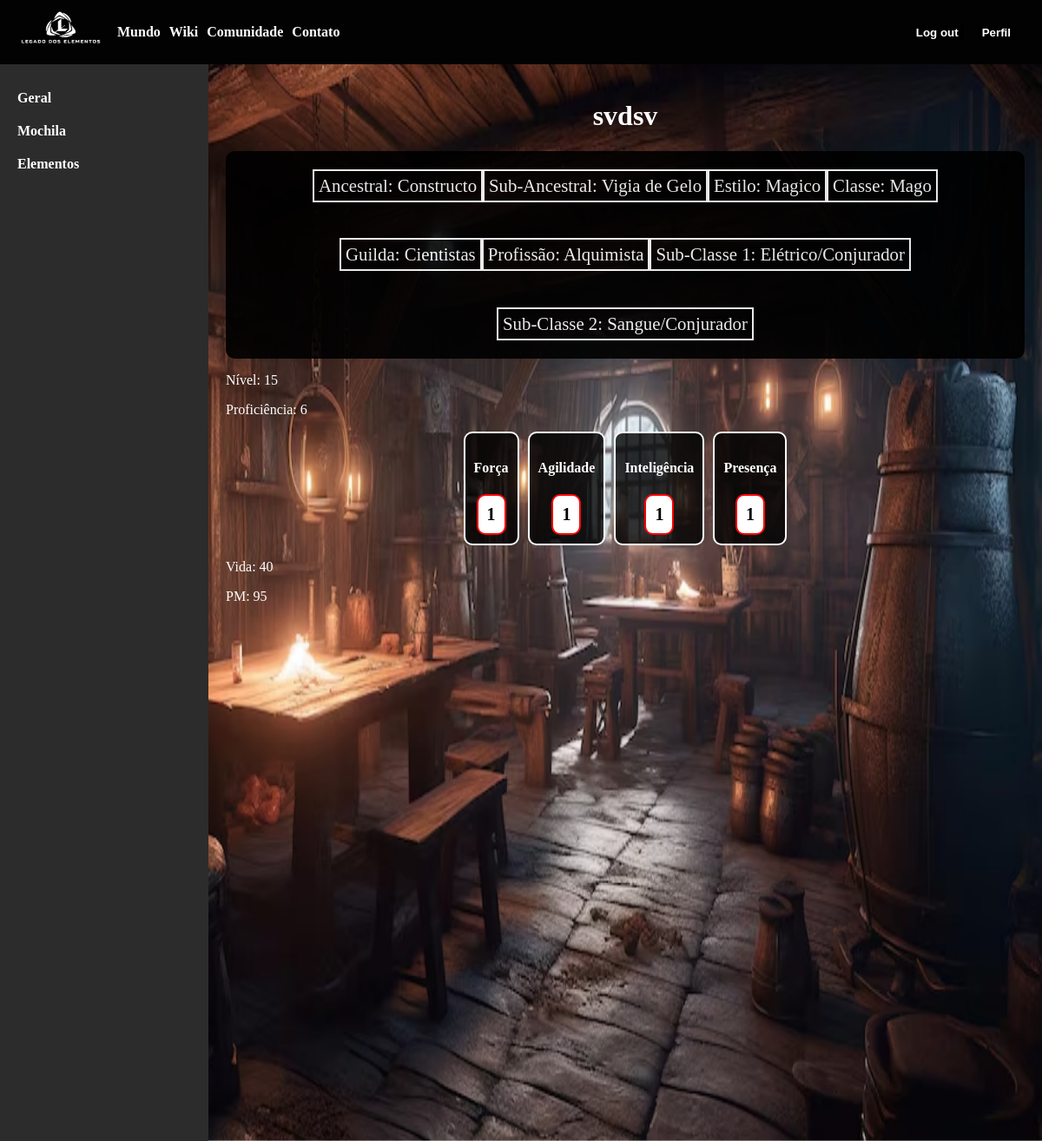
The app's page /ficha_personagem/3 (signed in) with its own data.
### ProjetoLE/models.py (models this page shows, shortened)
class Character(db.Model):
    id = db.Column(db.Integer, primary_key=True)
    name = db.Column(db.String(150), nullable=False)
    user_id = db.Column(db.Integer, db.ForeignKey('user.id'), nullable=False)
    ancestry_id = db.Column(db.Integer, db.ForeignKey('ancestry.id'), nullable=False)
    sub_ancestry_id = db.Column(db.Integer, db.ForeignKey('sub_ancestry.id'), nullable=False)
    estilo_id = db.Column(db.Integer, db.ForeignKey('estilo.id'), nullable=False)
    classe_id = db.Column(db.Integer, db.ForeignKey('classe.id'), nullable=False)
    sub_classe1_id = db.Column(db.Integer, db.ForeignKey('sub_classe.id'), nullable=False)
    sub_classe2_id = db.Column(db.Integer, db.ForeignKey('sub_classe.id'), nullable=False)
    guilda_id = db.Column(db.Integer, db.ForeignKey('guilda.id'), nullable=False)
    profissao_id = db.Column(db.Integer, db.ForeignKey('profissao.id'), nullable=False)
    level = db.Column(db.Integer, nullable=False, default=1)
    forca = db.Column(db.Integer, nullable=False, default=1)
    agilidade = db.Column(db.Integer, nullable=False, default=1)
    inteligencia = db.Column(db.Integer, nullable=False, default=1)
    presenca = db.Column(db.Integer, nullable=False, default=1)
    ancestry = db.relationship('Ancestry', backref='characters')
    sub_ancestry = db.relationship('SubAncestry', backref='characters')
    estilo = db.relationship('Estilo', backref='characters')
    classe = db.relationship('Classe', backref='characters')
    sub_classe1 = db.relationship('SubClasse', foreign_keys=[sub_classe1_id])
    sub_classe2 = db.relationship('SubClasse', foreign_keys=[sub_classe2_id])
    guilda = db.relationship('Guilda', backref='characters')
    profissao = db.relationship('Profissao', backref='characters')
    def calcular_vida(self):
        return self.classe.vida_inicial + (self.level * self.classe.vida_por_nivel)
    def calcular_pm(self):
        return self.classe.pm_inicial + (self.level * self.classe.pm_por_nivel)
    def calcular_proficiencia(self):
        return 3 + (self.level // 5)

class Ancestry(db.Model):
    id = db.Column(db.Integer, primary_key=True)
    name = db.Column(db.String(150), nullable=False)
    sub_ancestries = db.relationship('SubAncestry', backref='parent_ancestry', lazy=True)
    usa_pericias_sub_ancestral = db.Column(db.Boolean, default=False)
    pericias = db.relationship('Pericia', secondary=ancestry_pericia, back_populates='ancestries')

class SubAncestry(db.Model):
    id = db.Column(db.Integer, primary_key=True)
    name = db.Column(db.String(150), nullable=False)
    ancestry_id = db.Column(db.Integer, db.ForeignKey('ancestry.id'), nullable=False)
    elemento_id = db.Column(db.Integer, db.ForeignKey('elemento.id'), nullable=True)
    image_url = db.Column(db.String(200), nullable=True)
    ancestry = db.relationship('Ancestry', back_populates='sub_ancestries', overlaps="parent_ancestry")
    elemento = db.relationship('Elemento')

class Estilo(db.Model):
    id = db.Column(db.Integer, primary_key=True)
    name = db.Column(db.String(100), nullable=False)
    classes = db.relationship('Classe', backref='estilo', lazy=True)

class Classe(db.Model):
    id = Column(Integer, primary_key=True)
    name = Column(String(100), nullable=False)
    description = Column(String(200), nullable=True)
    estilo_id = Column(Integer, ForeignKey('estilo.id'), nullable=False)
    type_id1 = Column(Integer, ForeignKey('tipo_sub_classe.id'), nullable=False)
    type_id2 = Column(Integer, ForeignKey('tipo_sub_classe.id'), nullable=False)
    vida_inicial = db.Column(db.Integer, nullable=False, default=10)
    vida_por_nivel = db.Column(db.Integer, nullable=False, default=3)
    pm_inicial = db.Column(db.Integer, nullable=False, default=30)
    pm_por_nivel = db.Column(db.Integer, nullable=False, default=2)
    sub_classes1 = relationship('SubClasse', primaryjoin="foreign(Classe.type_id1)==SubClasse.tipo_id")
    sub_classes2 = relationship('SubClasse', primaryjoin="foreign(Classe.type_id2)==SubClasse.tipo_id")

class Guilda(db.Model):
    id = db.Column(db.Integer, primary_key=True)
    name = db.Column(db.String(150), unique=True, nullable=False)
    description = db.Column(db.String(500))
    profissoes = db.relationship('Profissao', backref='guilda', lazy=True)

class Profissao(db.Model):
    id = db.Column(db.Integer, primary_key=True)
    name = db.Column(db.String(150), unique=True, nullable=False)
    description = db.Column(db.String(500), nullable=True)
    guilda_id = db.Column(db.Integer, db.ForeignKey('guilda.id'), nullable=False)
    pericias = db.relationship('Pericia', secondary=profissao_pericia, back_populates='profissoes')

class SubClasse(db.Model):
    id = Column(Integer, primary_key=True)
    name = Column(String(100), nullable=False)
    description = Column(String(200), nullable=True)
    tipo_id = Column(Integer, ForeignKey('tipo_sub_classe.id'), nullable=False)
    elemento_id = db.Column(db.Integer, db.ForeignKey('elemento.id'), nullable=True)
    image_url = db.Column(db.String(200))
    tipo = relationship('TipoSubClasse')
    elemento = db.relationship('Elemento')

### ProjetoLE/routes.py (the view)
@main.route('/ficha_personagem/<int:character_id>', methods=['GET'])
@login_required
def ficha_personagem(character_id):
    character = Character.query.get_or_404(character_id)
    if character.user_id != current_user.id:
        flash('Você não tem permissão para acessar esta ficha.')
        return redirect(url_for('main.homepage'))
    sub_classe1 = SubClasse.query.get(character.sub_classe1_id)
    sub_classe1_elemento = Elemento.query.get(sub_classe1.elemento_id) if sub_classe1 else None
    sub_classe2 = SubClasse.query.get(character.sub_classe2_id)
    sub_classe2_elemento = Elemento.query.get(sub_classe2.elemento_id) if sub_classe2 else None
    elementos = [sub_classe1_elemento, sub_classe2_elemento]
    vantagens = []
    resistencias = []
    for elemento in elementos:
        if elemento:
            vantagens.extend(Vantagem.query.filter_by(elemento_id=elemento.id).all())
            resistencias.extend(Resistencia.query.filter_by(elemento_id=elemento.id).all())
    vida = character.calcular_vida()
    pm = character.calcular_pm()
    proficiencia = character.calcular_proficiencia()
    return render_template('ficha_personagem.html', character=character, elementos=elementos, vantagens=vantagens, resistencias=resistencias, vida=vida, pm=pm, proficiencia=proficiencia)

### ProjetoLE/__init__.py (called while the page is built)
@login_manager.user_loader
def load_user(user_id):
    from .models import User
    return User.query.get(int(user_id))

### ProjetoLE/templates/ficha_personagem.html (shortened to what this page needs)
<!DOCTYPE html>
<html lang="en">
<head>
    <link rel="stylesheet" href="{{ url_for('static', filename='css/ficha.css') }}">
</head>
<body>
    <img class="backgroundsite" src="{{ url_for('static', filename='img/LE background.png') }}" alt="Background Image" />
    <header>
        <div class="logo">
            <img class="LeLogoNome" src="{{ url_for('static', filename='img/logobranca.png') }}" alt="Logo" />
        </div>
        <div class="tdheader">
            <div class="links">
                <div><a href="#">Mundo</a></div>
                <div><a href="#">Wiki</a></div>
                <div><a href="#">Comunidade</a></div>
                <div><a href="#">Contato</a></div>
            </div>
            <div class="headerbuttons">
                <div>
                    <a href="{{ url_for('main.logout') }}">
                        <button class="logout">Log out</button>
                    </a>
                </div>
                <div>
                        <button class="play">Perfil</button>
                </div>
            </div>
        </div>
    </header>
    <div class="site">
        <div class="character-sheet">
            <div class="navbar">
                <a href="#" onclick="showSection('geral')">Geral</a>
                <a href="#" onclick="showSection('mochila')">Mochila</a>
                <a href="#" onclick="showSection('elementos')">Elementos</a>
            </div>
        </div>
        <div class="content">
            <div id="geral-section" class="section">
                <div class="resumo">
                    <div>
                        <h1>{{ character.name }}</h1>
                    </div>
                    <div class="resumo_personagem">
                        <p class="caixaresumo">Ancestral: {{ character.ancestry.name }}</p>
                        <p class="caixaresumo">Sub-Ancestral: {{ character.sub_ancestry.name }}</p>
                        <p class="caixaresumo">Estilo: {{ character.estilo.name }}</p>
                        <p class="caixaresumo">Classe: {{ character.classe.name }}</p>
                        <p class="caixaresumo">Guilda: {{ character.guilda.name }}</p>
                        <p class="caixaresumo">Profissão: {{ character.profissao.name }}</p>
                        <p class="caixaresumo">Sub-Classe 1: {{ character.sub_classe1.name }}</p>
                        <p class="caixaresumo">Sub-Classe 2: {{ character.sub_classe2.name }}</p>
                    </div>
                    <div class="informacoes">
                        <p class="caixainformacoes"> Nível: {{ character.level }}</p>
                        <p class="caixainformacoes"> Proficiência: {{ proficiencia }}</p>
                    </div>
                    <div class="atributos">
                        <div class="atributo">
                            <h4>Força</h4>
                            <div class="atributo-box">
                                <span>{{ character.forca }}</span>
                            </div>
                        </div>
                        <div class="atributo">
                            <h4>Agilidade</h4>
                            <div class="atributo-box">
                                <span>{{ character.agilidade }}</span>
                            </div>
                        </div>
                        <div class="atributo">
                            <h4>Inteligência</h4>
                            <div class="atributo-box">
                                <span>{{ character.inteligencia }}</span>
                            </div>
                        </div>
                        <div class="atributo">
                            <h4>Presença</h4>
                            <div class="atributo-box">
                                <span>{{ character.presenca }}</span>
                            </div>
                        </div>
                    </div>
                    <div class="combate">
                        <p class="caixaatributos"> Vida: {{ vida }}</p>
                        <p class="caixaatributos"> PM: {{ pm }}</p>
                    </div>
                </div>
            </div>
        </div>
    </div>
</body>
</html>

### ProjetoLE/static/css/ficha.css (style rules this page uses)
* { color: white; }
body { position: relative; margin: 0; width: 100vw; height: 100%; overflow-x: hidden; }
header { position: relative; display: flex; align-items: center; gap: 15px; background-color: rgb(2, 2, 2); padding-left: 20px; padding-right: 30px; }
a { text-decoration: none; color: white; font-weight: 700; }
h1 { color: white; display: flex; justify-content: center; }
h4 { color: white; }
.site { display: flex; position: relative; overflow: auto; height: 100%; }
.LeLogoNome { height: 70px; width: 100px; }
.tdheader { display: flex; justify-content: space-between; align-items: center; width: 100%; height: 100%; min-height: 73px; }
.links { display: flex; gap: 10px; }
.headerbuttons { display: flex; gap: 15px; }
.logout { color: white; border: none; background-color: black; font-weight: 700; }
.play { color: white; border: none; background-color: black; font-weight: 700; }
.backgroundsite { position: fixed; top: 0; left: 0; width: 100%; height: 100%; }
.resumo_personagem { display: flex; flex-wrap: wrap; justify-content: center; background-color: black; border-radius: 10px; opacity: 0.9; }
.character-sheet { display: flex; }
.navbar { height: 100vw; width: 200px; background-color: #2c2c2c; padding: 20px; }
.navbar a { display: block; color: white; padding: 10px 0; text-decoration: none; }
.content { flex-grow: 1; padding: 20px; }
.caixaresumo { padding: 5px; border: 2px solid white; font-size: 1.3rem; }
html { scrollbar-width: thin; scrollbar-color: #555 #2c2c2c; }
.atributos { display: flex; justify-content: center; gap: 10px; }
.atributo { text-align: center; background-color: rgba(0, 0, 0, 0.8); border-radius: 10px; padding: 10px; border: 2px solid white; }
.atributo-box { display: inline-block; background-color: white; border: 2px solid red; border-radius: 10px; padding: 10px; color: white; font-size: 20px; font-weight: bold; }
.atributo-box span { color: black; }

### records on screen
Character: name "svdsv", level "15", forca "1", agilidade "1", inteligencia "1", presenca "1"
Ancestry: ancestry.name "Constructo"
SubAncestry: sub_ancestry.name "Vigia de Gelo"
Estilo: estilo.name "Magico"
Classe: classe.name "Mago"
Guilda: guilda.name "Cientistas"
Profissao: profissao.name "Alquimista"
SubClasse: sub_classe1.name "Elétrico/Conjurador"
SubClasse: sub_classe2.name "Sangue/Conjurador"

### other values on screen
{{ proficiencia }} "6"
{{ vida }} "40"
{{ pm }} "95"
